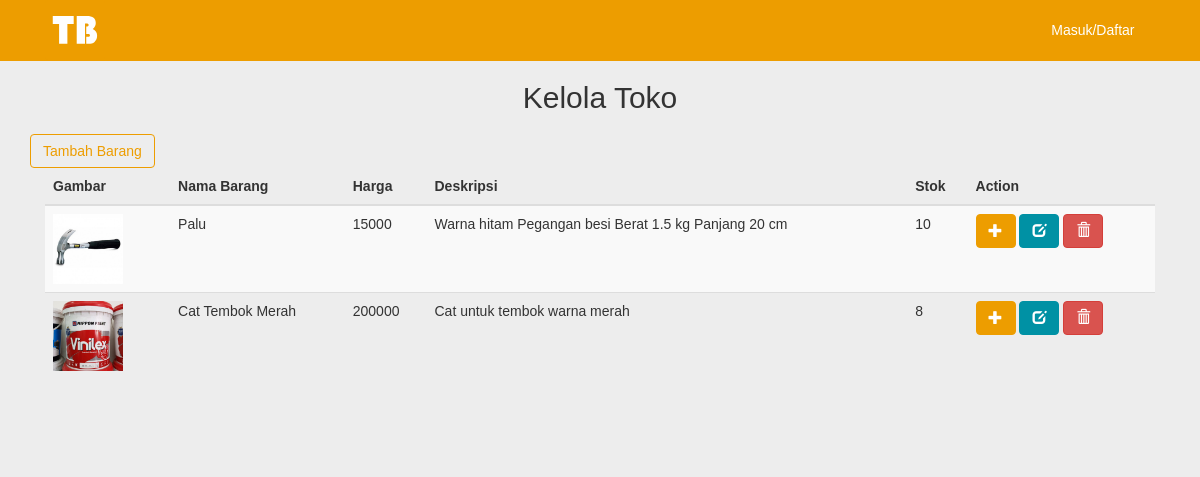
Before: /index.php/kelola_toko with the older database file.
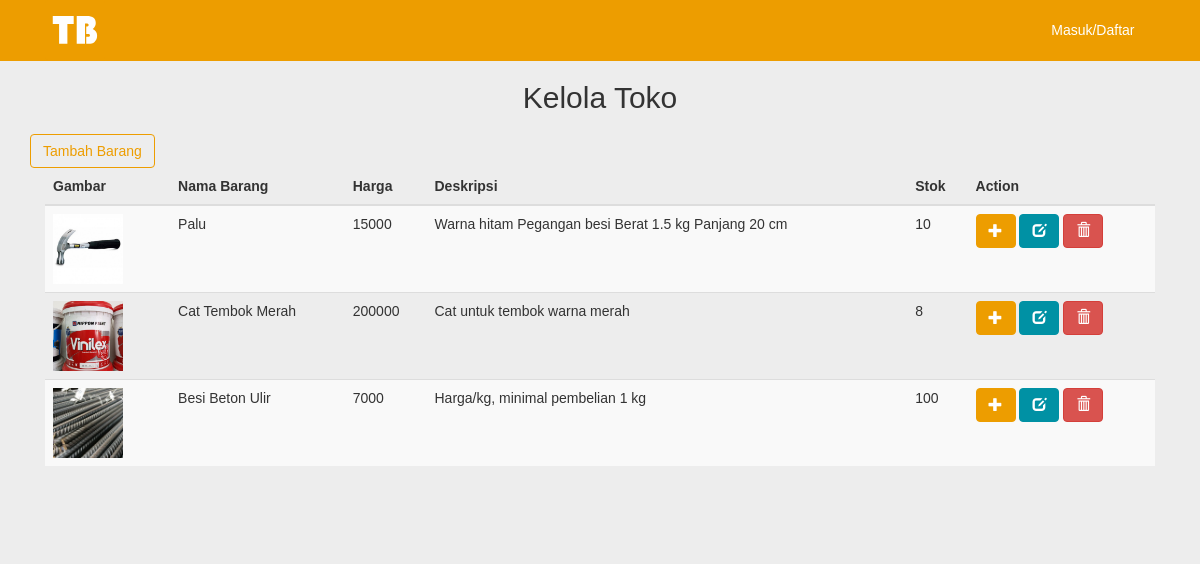
After: the same page with the newer database file.
### tables this page shows
CREATE TABLE `barang` (
  `barang_id` int(11) NOT NULL,
  `nama_barang` varchar(255) NOT NULL,
  `images` varchar(100) NOT NULL DEFAULT 'default.png',
  `harga` int(11) NOT NULL,
  `deskripsi_b` text NOT NULL,
  `stok` int(11) NOT NULL
);

### application/controllers/Kelola_toko.php (called while the page is built, shortened)
<?php
	class Kelola_toko extends CI_Controller {
		function __construct(){
			$this->load->model('kelola_toko_model');
		}
		function index() {
			$data["dataBrg"] = $this->kelola_toko_model->get_data();
			$this->load->view("v_header");
			$this->load->view("v_kelola_toko", $data);
			$this->load->view('v_footer');
		}
	}
?>

### index.php (called while the page is built, shortened)
<?php
require_once BASEPATH.'core/CodeIgniter.php';

### application/models/Kelola_toko_model.php (called while the page is built, shortened)
<?php
	class Kelola_toko_model extends CI_Model {
		function get_data(){
			$query = $this->db->get("barang");
			return $query->result_array();
		}
	}
?>

### application/views/v_kelola_toko.php (the view, shortened to what this page needs)
<div class="container">
	<div class="header">
        <center>
            <h2>Kelola Toko</h2>
        </center>
	</div>
	<div class="row">
		<a href="<?php echo site_url('kelola_toko/tambah_barang')?>">
				<button class="btn btn-outline-danger btn-tambah-barang">Tambah Barang</button>
		</a>
	  <div class="col-table col-md-12">
	      <table class="table table-striped">
	          <thead>
	              <tr>
	                  <th>Gambar</th>
	                  <th>Nama Barang</th>
	                  <th>Harga</th>
	                  <th>Deskripsi</th>
										<th>Stok</th>
	                  <th>Action</th>
	              </tr>
	          </thead>
	          <tbody>
	              <?php
	                  foreach ($dataBrg as $barang) {
	                      $id = $barang["barang_id"];
	              ?>
	              <tr>
	                  <td><img src="<?php echo base_url('assets') ?>/image/uploads/<?php echo $barang["images"]; ?>"></td>
	                  <td><?php echo $barang["nama_barang"]; ?></td>
	                  <td><?php echo $barang["harga"]; ?></td>
	                  <td><?php echo $barang["deskripsi_b"]; ?></td>
	                  <td><?php echo $barang["stok"]; ?></td>
	                  <td>
	                      <button type="button" class="btn btn-tambah-stok" data-toggle="modal" data-target="#stok<?= $id ?>"><span class="glyphicon glyphicon-plus"></span></button>
	                      <button type="button" class="btn btn-edit" data-toggle="modal" data-target="#edit<?= $id ?>"><span class="glyphicon glyphicon-edit"></span></button>
	                      <button type="button" class="btn btn-danger" data-toggle="modal" data-target="#del<?= $id?>"><span class="glyphicon glyphicon-trash"></span></button>
	                  </td>
	              </tr>
	              <?php
	                  }
	              ?>
	          </tbody>
	      </table>
	  </div>
	</div>
</div>

### application/views/v_header.php (shortened to what this page needs)
<!DOCTYPE html>
<html>
<head>
	<link rel="stylesheet" href="https://cdnjs.cloudflare.com/ajax/libs/font-awesome/4.7.0/css/font-awesome.min.css">
	<link rel="stylesheet" type="text/css" href="<?php echo base_url("assets")?>/css/bootstrap.css">
	<link rel="stylesheet" type="text/css" href="https://maxcdn.bootstrapcdn.com/bootstrap/3.3.7/css/bootstrap.min.css">
	<link rel="stylesheet" type="text/css" href="<?php echo base_url("assets")?>/css/mycss.css">
	<link rel="stylesheet" type="text/css" href="https://cdn.datatables.net/1.10.16/css/dataTables.bootstrap4.min.css">
</head>
<body>
	<div class="top_header_area">
		<div class="container">
			<div class="row">
				<div class="col-md-3">
					<div class="web-tittle">
						<a href="<?php echo site_url("dashboard")?>">
							<img class="img-header-logo" src="<?php echo base_url("assets")?>/image/tb.svg">
						</a>
					</div>
				</div>
				<div class="col-md-9">
					<div class="signup-area d-flex align-items-center justify-content-end">
						<div class="d-flex">
							<div class="login-or-register">
								<?php
									$data_user = $this->session->userdata("datauser");
									$nama = $data_user["nama"];
									$status = $data_user["status"];
									if (isset($nama)) {
								?>
								<div class="dropdown">
								  <button class="btn btn-light dropdown-toggle" type="button" id="dropdownMenuButton" data-toggle="dropdown" aria-haspopup="true" aria-expanded="false">
								    <?php
								    	echo $nama;
								    ?>
								  </button>
								  <div class="dropdown-menu" aria-labelledby="dropdownMenuButton">
								    <?php
								    	if($status == 1){
								    ?>
								     <a class="dropdown-item" href="<?php echo site_url("kelola_toko") ?>">Kelola Toko</a>
								    <?php
								 			}
								 	  ?>
								 	<a class="dropdown-item" href="<?php echo site_url("profil") ?>">Profil</a>
								    <a class="dropdown-item" href="<?php echo site_url('cart') ?>">Keranjang</a>
								    <div class="dropdown-divider"></div>
								    <a class="dropdown-item" href="<?php echo site_url("login/logout") ?>">Logout</a>
								  </div>
								</div>
								<?php
									} else {
								?>
								<a href="<?php echo site_url('login');?>">
									<button class="btn btn-outline-light">Masuk/Daftar</button>
								</a>
								<?php
									}
								?>
							</div>
						</div>
					</div>
				</div>
			</div>
		</div>
	</div>

### application/views/v_footer.php (shortened to what this page needs)
      <link rel="stylesheet" type="text/js" href="<?php echo base_url('assets') ?>/js/bootstrap.min.js">
</body>
</html>

### assets/css/mycss.css (style rules this page uses)
body { font-family: Arial; position: relative; z-index: auto; background-color: #ededed; }
img { width: 70px; margin-right: 10px; }
.top_header_area { background-color: #ED9D00; width: 100%; height: auto; border-bottom: 1px solid #ED9D00; }
.top_header_area .web-tittle { height: 60px; color: white; font-size: 22px; display: flex; align-items: center; }
.top_header_area .signup-area { height: 60px; position: relative; z-index: 3; }
.top_header_area .signup-area a { font-size: 16px; font-style: bold; color: #000000; }
.top_header_area .signup-area .login-or-register button { width: 100%; background-color: transparent; color: white; margin-right: 13px; padding-right: 13px; }
.btn-tambah-barang { width: 100%; margin-top: 10px; border-color: #ED9D00; }
.btn-tambah-stok { color: #fff; background-color: #ED9D00; border-color: #ED9D00; }
.btn-edit { color: #fff; background-color: #0091A4; border-color: #0091A4; }
.img-header-logo { width: 60px; margin-right: 10px; }
.col-table { margin-bottom: 50px; }

Changed rows visible on the page:
added barang: images (picture), nama_barang "Besi Beton Ulir", harga "7000", deskripsi_b "Harga/kg, minimal pembelian 1 kg", stok "100"
